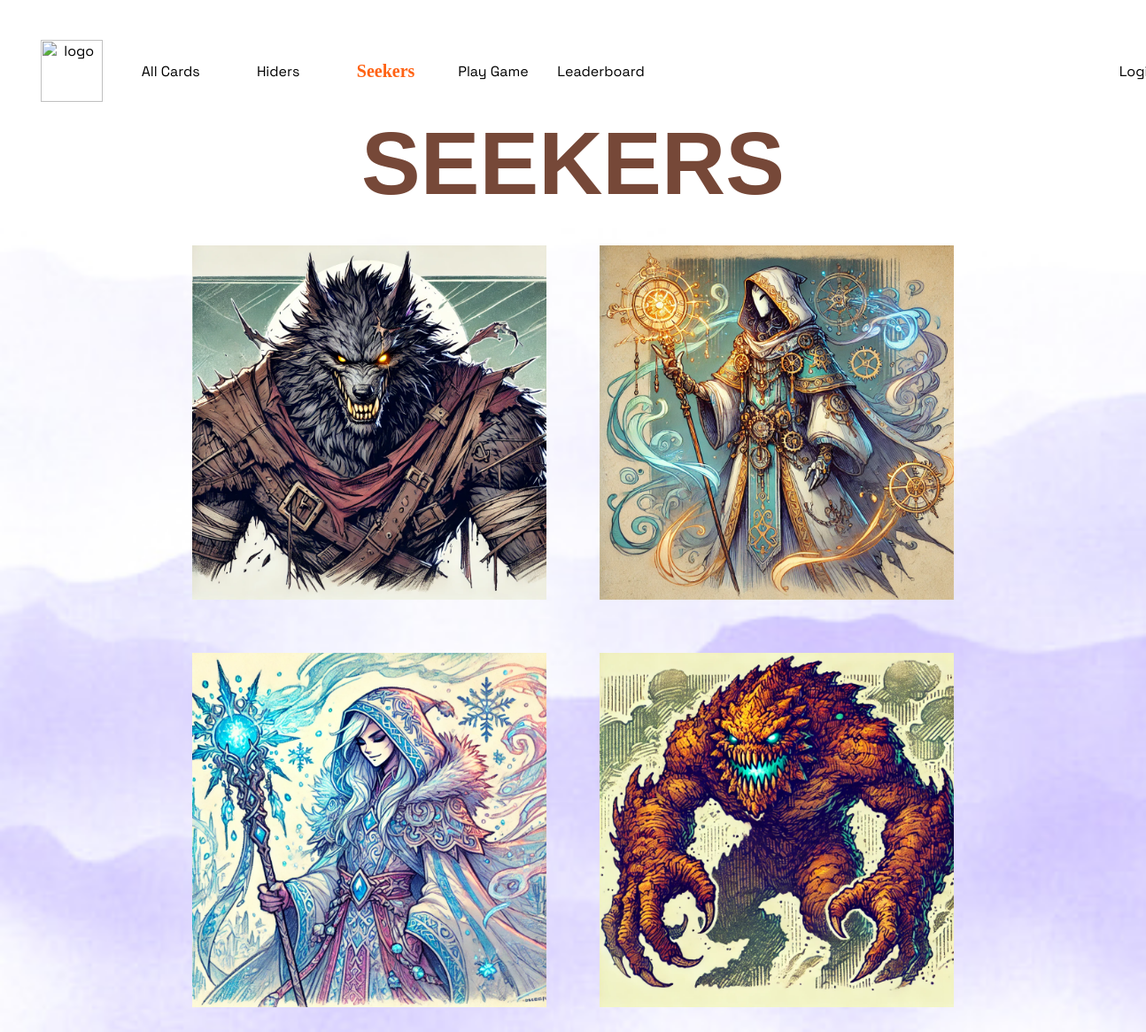
/seekers/, run on an earlier commit of the app's database.
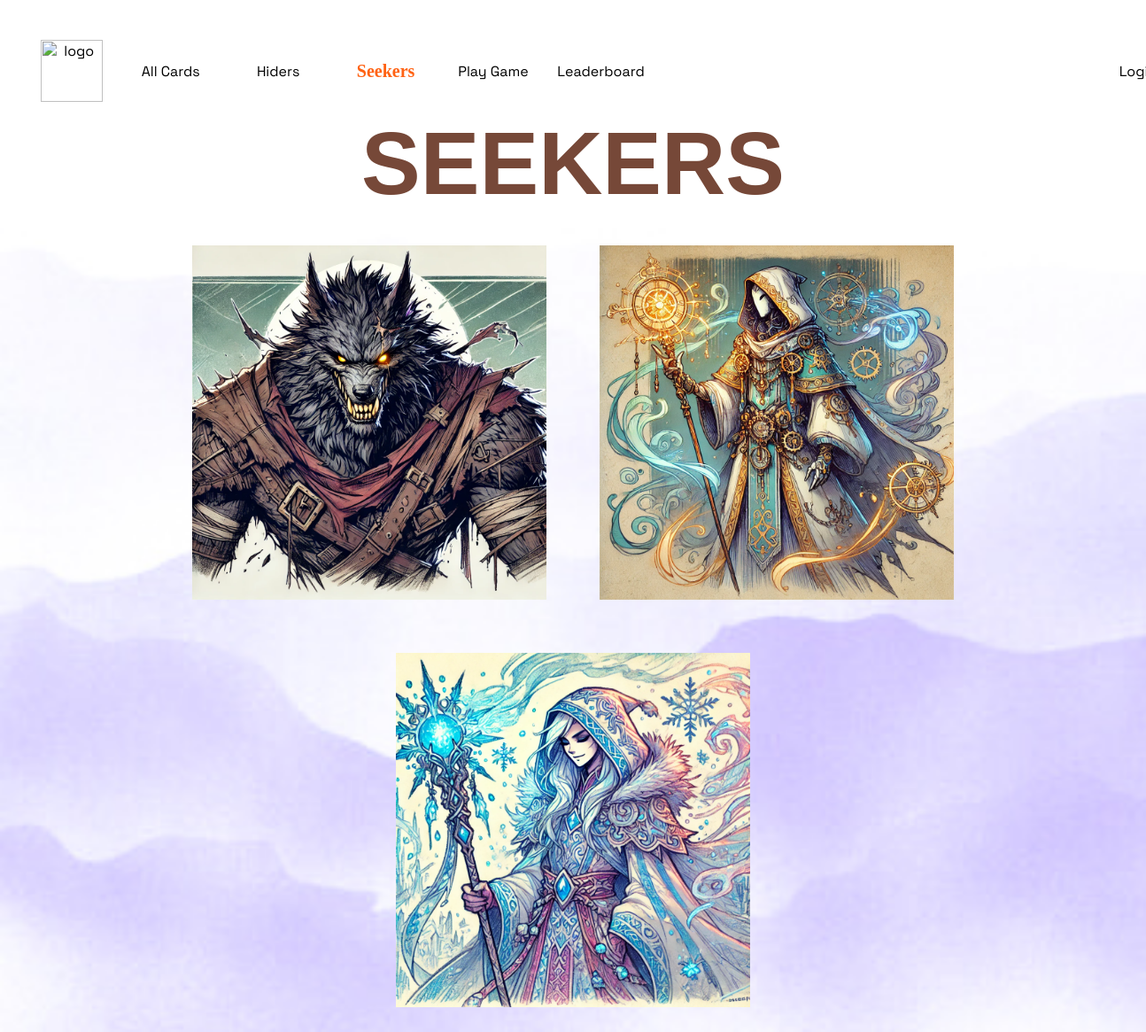
And on a later commit of the database.
### game/models.py (models this page shows, shortened)
class Seeker(models.Model):
    class_name = models.CharField(max_length=100)
    description = models.TextField()
    image = models.ImageField()

### game/views.py (the view)
# urls.py: path(r'seekers/', views.ShowAllSeekers.as_view(), name='show_all_seekers'), # page for showing all seekers
class ShowAllSeekers(ListView):
    model = Seeker
    template_name = 'game/show_all_seekers.html'
    context_object_name = 'seekers'

### game/templates/game/show_all_seekers.html (shortened to what this page needs)
<body class="pink-reverse-body">
{% extends 'game/base.html' %}
{% block content %}
    <h1>SEEKERS</h1>
    <div class="heroes-container">
        {% for seeker in seekers %}
        <div class="hero">
            <div class="heroes-item">
                <a href="{% url 'show_seeker' seeker.pk %}">
                    <img src="{{ seeker.image.url }}" alt="{{ seeker.class_name }}">
                </a>
            </div>
        </div>
        {% endfor %}
    </div>
{% endblock %}

### game/templates/game/base.html (shortened to what this page needs)
{% load static %}
<html>
    <head>
        <link rel="stylesheet" href="{% static 'style2.css' %}">
    </head>
    <body>
        <header>
            <nav>
                <a href="{% url 'main' %}"><img src="{% static 'images/logo5.gif' %}" alt="logo"></a>
                <a href="{% url 'show_all_cards' %}" class="{% if request.path == '/show_all_cards/' %}active{% endif %}">All Cards</a>
                <a href="{% url 'show_all_hiders' %}" class="{% if request.path == '/hiders/' %}active{% endif %}">Hiders</a>
                <a href="{% url 'show_all_seekers' %}" class="{% if request.path == '/seekers/' %}active{% endif %}">Seekers</a>
                <a href="{% url 'create_game' %}" class="{% if request.path == '/create_game/' %}active{% endif %}">Play Game</a>
                <a href="{% url 'leaderboard_by_games_won' %}" class="">Leaderboard</a>
                {% if user.is_authenticated %}
                    <a class="profile-header" href="{% url 'show_profile' user.profile.pk %}">Profile</a>
                {% else %}
                    <a class="profile-header" href="{% url 'login' %}">Login</a>
                {% endif %}
            </nav>
        </header>
        {% block content %}
        {% endblock %}
    </body>
</html>

### static/style2.css (style rules this page uses)
body { margin-top: 25px; font-family: 'Space Grotesk', sans-serif; padding: 0px; background-color: #faca78; }
header { display: flex; align-items: center; }
header img { height: 70px; width: auto; }
nav { display: flex; align-items: center; justify-content: space-between; }
nav a { width: 9vw; text-align: center; margin-top: 20px; margin-bottom: 37px; margin-left: 5px; color: black; text-decoration: none; }
nav img { margin-top: 0px; margin-left: 20px; }
nav a.active { font-family: 'gunplay'; font-weight: bold; color: #ff6213; font-size: 20px; }
.profile-header { margin-left: 490px; }
h1 { font-family: 'Rocher', sans-serif; text-align: center; font-size: 100px; margin-top: -25px; margin-bottom: -15px; color: #764838; text-shadow: 1.1px 1.1px 0px white, -1.1px 1.1px 0px white, 1.1px -1.1px 0px white, -1.1px -1.1px 0px white; }
.heroes-container { display: flex; flex-direction: row; align-items: center; justify-content: center; flex-wrap: wrap; margin-top: 30px; gap: 20px; z-index: 1; }
.hero { display: flex; position: relative; width: 400px; margin: 20px; }
.heroes-item { position: relative; }
.heroes-item img { width: 100%; height: auto; opacity: 100%; transition: 0.5s ease; transform-origin: center; }
.pink-reverse-body { background-color: #62450f; background-image: url('images/background44_inverted.JPG'); background-repeat: no-repeat; background-size: cover; background-blend-mode: normal; }

What changed in the data, as far as the page shows it:
removed Seeker: image (picture)
